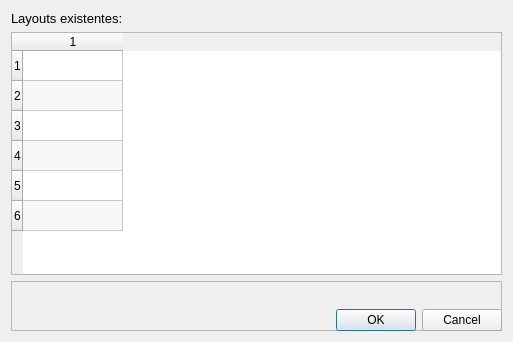
<?xml version="1.0" encoding="UTF-8"?>
<ui version="4.0">
 <class>editLayoutsDialogBase</class>
 <widget class="QDialog" name="editLayoutsDialogBase">
  <property name="enabled">
   <bool>true</bool>
  </property>
  <property name="geometry">
   <rect>
    <x>0</x>
    <y>0</y>
    <width>513</width>
    <height>342</height>
   </rect>
  </property>
  <property name="sizePolicy">
   <sizepolicy hsizetype="Preferred" vsizetype="Preferred">
    <horstretch>0</horstretch>
    <verstretch>100</verstretch>
   </sizepolicy>
  </property>
  <property name="windowTitle">
   <string>Layouts Editer</string>
  </property>
  <layout class="QGridLayout" name="gridLayout">
   <item row="0" column="0">
    <widget class="QLabel" name="label">
     <property name="sizePolicy">
      <sizepolicy hsizetype="Maximum" vsizetype="Preferred">
       <horstretch>0</horstretch>
       <verstretch>0</verstretch>
      </sizepolicy>
     </property>
     <property name="font">
      <font>
       <pointsize>10</pointsize>
       <weight>50</weight>
       <bold>false</bold>
      </font>
     </property>
     <property name="text">
      <string>Layouts existentes:</string>
     </property>
    </widget>
   </item>
   <item row="1" column="0" colspan="2">
    <widget class="QTableWidget" name="tableWidget">
     <property name="sizePolicy">
      <sizepolicy hsizetype="Expanding" vsizetype="Expanding">
       <horstretch>0</horstretch>
       <verstretch>0</verstretch>
      </sizepolicy>
     </property>
     <property name="alternatingRowColors">
      <bool>true</bool>
     </property>
     <property name="iconSize">
      <size>
       <width>50</width>
       <height>20</height>
      </size>
     </property>
     <property name="rowCount">
      <number>6</number>
     </property>
     <property name="columnCount">
      <number>1</number>
     </property>
     <attribute name="horizontalHeaderVisible">
      <bool>true</bool>
     </attribute>
     <attribute name="horizontalHeaderCascadingSectionResizes">
      <bool>false</bool>
     </attribute>
     <row/>
     <row/>
     <row/>
     <row/>
     <row/>
     <row/>
     <column/>
    </widget>
   </item>
   <item row="2" column="0" rowspan="2" colspan="2">
    <widget class="QListWidget" name="listLayouts">
     <property name="enabled">
      <bool>false</bool>
     </property>
     <property name="sizePolicy">
      <sizepolicy hsizetype="Preferred" vsizetype="Fixed">
       <horstretch>0</horstretch>
       <verstretch>0</verstretch>
      </sizepolicy>
     </property>
     <property name="maximumSize">
      <size>
       <width>16777215</width>
       <height>50</height>
      </size>
     </property>
     <property name="acceptDrops">
      <bool>false</bool>
     </property>
     <property name="alternatingRowColors">
      <bool>true</bool>
     </property>
     <property name="selectionMode">
      <enum>QAbstractItemView::MultiSelection</enum>
     </property>
    </widget>
   </item>
   <item row="3" column="1">
    <widget class="QDialogButtonBox" name="button_box">
     <property name="sizePolicy">
      <sizepolicy hsizetype="Preferred" vsizetype="Fixed">
       <horstretch>0</horstretch>
       <verstretch>0</verstretch>
      </sizepolicy>
     </property>
     <property name="orientation">
      <enum>Qt::Horizontal</enum>
     </property>
     <property name="standardButtons">
      <set>QDialogButtonBox::Cancel|QDialogButtonBox::Ok</set>
     </property>
    </widget>
   </item>
  </layout>
 </widget>
 <resources/>
 <connections>
  <connection>
   <sender>button_box</sender>
   <signal>accepted()</signal>
   <receiver>editLayoutsDialogBase</receiver>
   <slot>accept()</slot>
   <hints>
    <hint type="sourcelabel">
     <x>20</x>
     <y>20</y>
    </hint>
    <hint type="destinationlabel">
     <x>20</x>
     <y>20</y>
    </hint>
   </hints>
  </connection>
  <connection>
   <sender>button_box</sender>
   <signal>rejected()</signal>
   <receiver>editLayoutsDialogBase</receiver>
   <slot>reject()</slot>
   <hints>
    <hint type="sourcelabel">
     <x>20</x>
     <y>20</y>
    </hint>
    <hint type="destinationlabel">
     <x>20</x>
     <y>20</y>
    </hint>
   </hints>
  </connection>
 </connections>
</ui>
